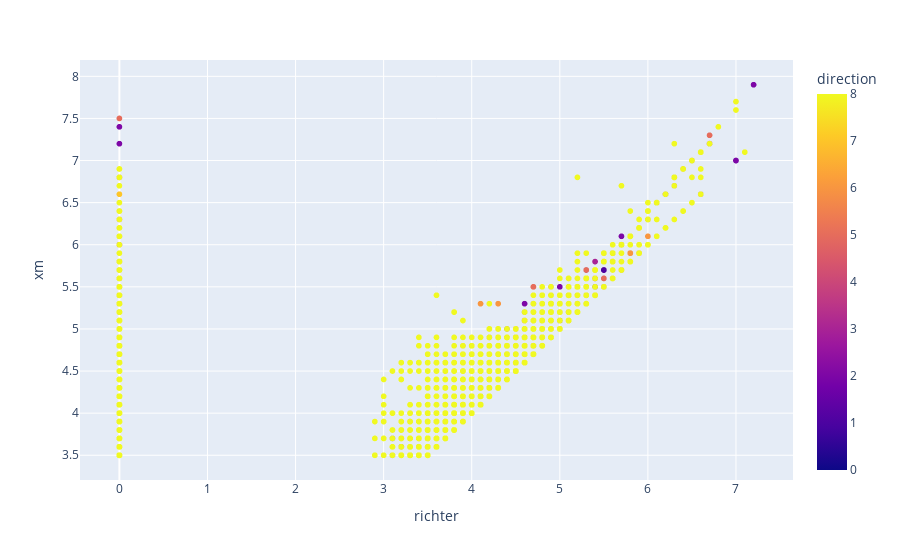

Source (notebook cell):
### Markdown cell above
# Data Visualization

### Code cell
import plotly.express as px
px.scatter(df, x='richter',y='xm', color="direction")

### Figure 1 — Plotly figure (JSON) as saved in the notebook; plotly's stock layout.template omitted (floating-point values rounded to 4 significant figures; data arrays with more than 128 entries replaced by an {"elided": "..."} marker saying what was removed)
{"data": [{"hovertemplate": "richter=%{x}<br>xm=%{y}<br>direction=%{marker.color}<extra></extra>", "legendgroup": "", "marker": {"color": {"elided": "24007 int values"}, "coloraxis": "coloraxis", "symbol": "circle"}, "mode": "markers", "name": "", "showlegend": false, "type": "scattergl", "x": {"elided": "24007 float values"}, "xaxis": "x", "y": {"elided": "24007 float values"}, "yaxis": "y"}], "layout": {"autosize": true, "coloraxis": {"colorbar": {"title": {"text": "direction"}}, "colorscale": [[0, "#0d0887"], [0.1111, "#46039f"], [0.2222, "#7201a8"], [0.3333, "#9c179e"], [0.4444, "#bd3786"], [0.5556, "#d8576b"], [0.6667, "#ed7953"], [0.7778, "#fb9f3a"], [0.8889, "#fdca26"], [1, "#f0f921"]]}, "legend": {"tracegroupgap": 0}, "margin": {"t": 60}, "xaxis": {"anchor": "y", "autorange": true, "domain": [0, 1], "range": [-0.437, 7.637], "title": {"text": "richter"}, "type": "linear"}, "yaxis": {"anchor": "x", "autorange": true, "domain": [0, 1], "range": [3.159, 8.241], "title": {"text": "xm"}, "type": "linear"}}}
